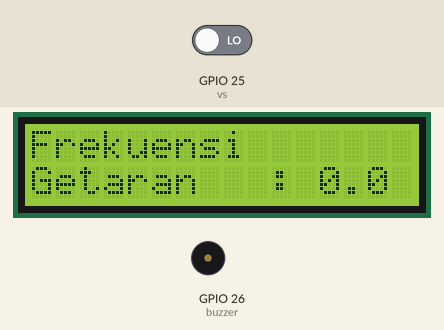
Recording of a sketch running on a simulated ESP32. On the bench: 16×2 character LCD, buzzer (waves = sounding, pin HIGH). The test bench sets the inputs (shaded band); at power-on: GPIO 25 (vs) LOW. WiFi joins after 1.5 s; servers stay silent unless stated; what the sketch prints to the serial monitor is not drawn.

Above: at 3.2 s.
3.3 s: GPIO 25 (vs) driven HIGH
At 4.7 s:
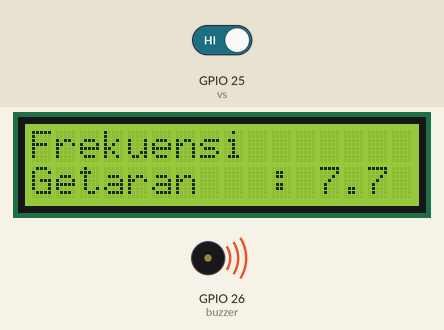
At 8.6 s:
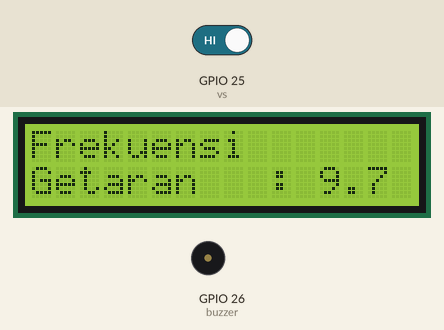
Timing chart, 0 to 10.1 s (numbered marks = the images above; inputs shaded):
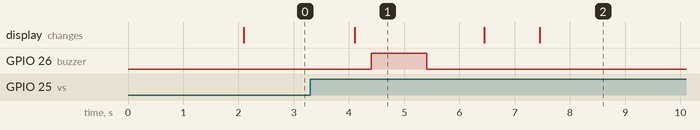

The sketch:

program_kavitasi.ino
```cpp
#include <Wire.h>
#include <LiquidCrystal_I2C.h>
#include <WiFi.h>
#include <WiFiClientSecure.h>
#include <UniversalTelegramBot.h>
#include <ArduinoJson.h>

const char* ssid = ""; // id wifi
const char* password = "l"; // password wi-fi

#define BOTtoken "" // Token API
#define CHAT_ID ""  // ID Chat

WiFiClientSecure client;
UniversalTelegramBot bot(BOTtoken, client);

int lcdColumns = 16;
int lcdRows = 2;

LiquidCrystal_I2C lcd(0x27, lcdColumns, lcdRows);

int vs = 25;
int buzzer = 26;

unsigned long previousMillis = 0;
const long interval = 1000;
int vibrationCount = 0;

void setup() {
  Serial.begin(9600);
  Serial.println("Initializing LCD...");

  lcd.init();
  lcd.backlight();

  pinMode(vs, INPUT);
  pinMode(buzzer, OUTPUT);
  digitalWrite(buzzer, LOW);

  Serial.print("Connecting to WiFi...");
  WiFi.begin(ssid, password);
  while (WiFi.status() != WL_CONNECTED) {
    delay(1000);
    Serial.print(".");
  }
  Serial.println(" Connected!");
  client.setInsecure();
}

void loop() {
  if (digitalRead(vs) == HIGH) {
    vibrationCount++;
    delay(10);
  }

  unsigned long currentMillis = millis();
  if (currentMillis - previousMillis >= interval) {
    previousMillis = currentMillis;

    float frequency = vibrationCount / 10.0;
    vibrationCount = 0;

    lcd.clear();

    lcd.setCursor(0, 0);
    lcd.print("Frekuensi   ");
    lcd.setCursor(0, 1);
    lcd.print("Getaran   : ");
    lcd.print(frequency, 1);

    Serial.print("Measurement: ");
    Serial.println(frequency);

    if (frequency >= 4.5 && frequency <= 8.0) {
      String message = "PERINGATAN! Kavitasi terdeteksi: " + String(frequency);
      bot.sendMessage(CHAT_ID, message, "");

      digitalWrite(buzzer, HIGH);
      delay(1000);
      digitalWrite(buzzer, LOW);

      delay(1000);
    }
  }
}
```

Measured:
- after the input at 3.3 s, GPIO 26 (buzzer): LOW → HIGH after 1.1 s, → LOW 1.0 s later; the display: changes after 0.80 s (image 1)
- what the display in image 1 shows lasts 2.3 s, from 4.1 s to 6.4 s
